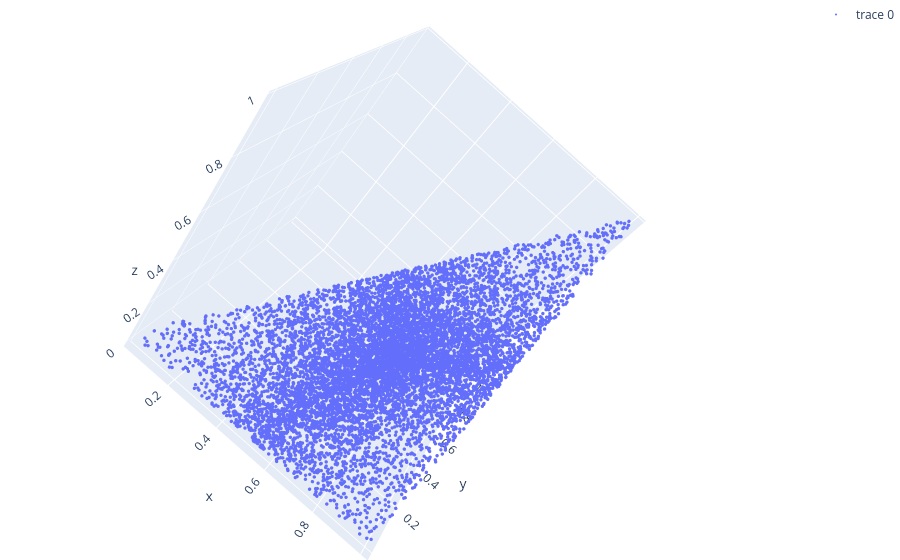

Notebook code cell kept with this figure:
### Code cell
#in this cell we will choose 3 points x1, x2, x3 for which to take the convex 

import plotly.graph_objects as go

N = 10000;

X = [];
Y = [];
Z = [];

#our points are picked to be vertices on the unit cube [0, 1]^3
x1 = [0, 0, 0];
x2 = [1, 0, 0];
x3 = [1, 1, 1];

#ideas 3 to pick the random weights {w_i} to the points {x_i} such that their sum is 1

for i in range(0, N):
    a1 = random.random();
    a2 = random.random();
    a3 = random.random();

    sum = a1 + a2 + a3;

    w1 = a1/sum;
    w2 = a2/sum;
    w3 = a3/sum;

    X = X + [w1*x1[0] + w2*x2[0] + w3*x3[0]];
    Y = Y + [w1*x1[1] + w2*x2[1] + w3*x3[1]];
    Z = Z + [w1*x1[2] + w2*x2[2] + w3*x3[2]];

#plot a 3d scatter plot with plotly

marker = dict(size = 2, opacity = 1);
data = go.Scatter3d(x = X, y = Y, z = Z, mode = 'markers', marker = marker);

margin = dict(l=0, r=0, b=0, t=0);
layout = go.Layout(autosize=True, showlegend=True, margin = margin);

fig = go.Figure(data=data, layout=layout)

fig.update_layout(margin=dict(l=0, r=0, b=0, t=0))
fig.show()

### Figure 1 — Plotly figure (JSON) as saved in the notebook; plotly's stock layout.template omitted (floating-point values rounded to 4 significant figures; data arrays with more than 128 entries replaced by an {"elided": "..."} marker saying what was removed)
{"data": [{"marker": {"opacity": 1, "size": 2}, "mode": "markers", "type": "scatter3d", "x": {"elided": "10000 float values"}, "y": {"elided": "10000 float values"}, "z": {"elided": "10000 float values"}}], "layout": {"autosize": true, "dragmode": "zoom", "margin": {"b": 0, "l": 0, "r": 0, "t": 0}, "scene": {"aspectmode": "auto", "aspectratio": {"x": 0.9836, "y": 1.008, "z": 1.008}, "camera": {"center": {"x": 2.22e-16, "y": 0, "z": 0}, "eye": {"x": -0.03728, "y": -1.762, "z": 1.258}, "projection": {"type": "perspective"}, "up": {"x": -0.6645, "y": 0.4435, "z": 0.6015}}, "dragmode": "orbit"}, "showlegend": true}}
